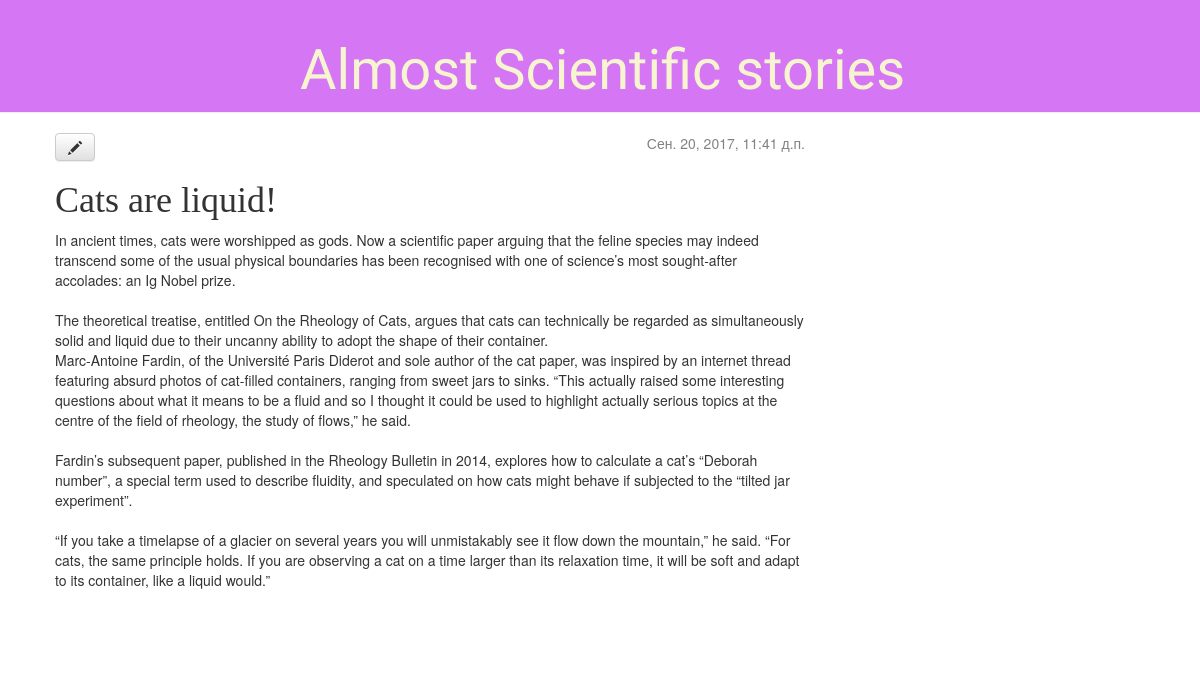
Screenshot of /post/3/ with the database file from the repository.
### blog/models.py (models this page shows, shortened)
class Post(models.Model):#Наследуемся из класса Моделс
    author = models.ForeignKey('auth.User') # ForeignKey - это id. Взять данные из другой таблицы+ ее имя. Чтобы все время не логинился
    title = models.CharField(max_length=200, blank=False, null=False)# Это текстовое поле в 1 линию
    text = models.TextField()
    created_date = models.DateTimeField(default=timezone.now)
    published_date = models.DateTimeField(blank=True, null=True)

### blog/views.py (the view)
# urls.py: url(r'^post/(?P<pk>[0-9]+)/$', views.post_detail, name='post_detail'),
def post_detail(request, pk):
    post = get_object_or_404(Post, pk=pk)
    return render(request, 'blog/post_detail.html', {'post': post})

### blog/templates/blog/post_detail.html
    {% extends 'blog/base.html' %}
    {% block content %}
        <div class="post">
            {% if post.published_date %}
                <div class="date">
                    {{ post.published_date }}
                </div>
            {% endif %}
	    <a class="btn btn-default" href="{% url 'post_edit' pk=post.pk %}"><span class="glyphicon glyphicon-pencil"></span></a>
            <h1>{{ post.title }}</h1>
            <p>{{ post.text|linebreaksbr }}</p>
        </div>
    {% endblock %}

### blog/static/css/blog.css (style rules this page uses)
body { padding-left: 0px; }
h1, h2, h3, h4 { font-family: 'Lobster', cursive; }
.date { float: right; color: #828282; }
.post { margin-bottom: 70px; }

### rows the page displays
Post: published_date "Сен. 20, 2017, 11:41 д.п.", title "Cats are liquid!", text "In ancient times, cats were worshipped as gods. Now a scientific paper arguing that the feline species may indeed transcend some of the usual physical boundaries has been recognised with one of science’s most sought-after accolades: an Ig Nobel prize. The theoretical treatise, entitled On the Rheology of Cats, argues that cats can technically be regarded as simultaneously solid and liquid due to their uncanny ability to adopt the shape of their container. Marc-Antoine Fardin, of the Université Paris Diderot and sole author of the cat paper, was inspired by an internet thread featuring absurd photos of cat-filled containers, ranging from sweet jars to sinks. “This actually raised some…"
